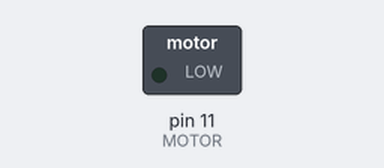
Recording of a sketch running on a simulated Arduino Uno, built with avr-gcc and run on an emulated ATmega328P. On the bench: switched loads named in the sketch (green lamp = pin HIGH).

Above: at 0.1 s.
At 1.1 s:
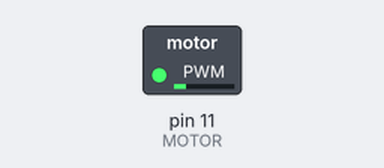
At 2.7 s:
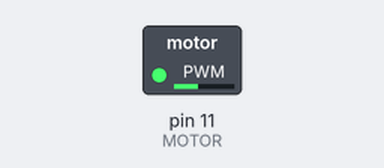
Timing chart, 0 to 5.0 s (numbered marks = the images above):
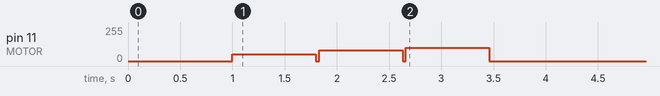

The sketch:

hydro-tower.ino
```cpp
const int MOTOR = 11;
const int RGBLED = 10;
const int POT = A0;

const int MOTOR_OK_FLOW = 110;
const int MOTOR_NOTIFICATION = 70;

const unsigned long SECOND = 1000;
const unsigned long MINUTE = 60 * SECOND;
const unsigned long HOUR = 60 * MINUTE;

const unsigned long PRERUN_NOTIFICATION = 1 * SECOND;
const unsigned long RUN_TIME = 3 * MINUTE - PRERUN_NOTIFICATION;
const unsigned long PAUSE_TIME = 10 * HOUR - RUN_TIME;
const unsigned long NIGHT_TIME = 14 * HOUR;
const unsigned long DAY_TIME = 24 * HOUR - NIGHT_TIME;
unsigned long DAY_RUN_TIME_COUNTER = 0;

void setup() {
// Serial.begin(115200);
      delay(1000);
      analogWrite(MOTOR, 50);
      delay(800);
      analogWrite(MOTOR, 0);
      delay(30);
      analogWrite(MOTOR, 80);
      delay(800);
      analogWrite(MOTOR, 0);
      delay(30);
      analogWrite(MOTOR, 100);
      delay(800);
      analogWrite(MOTOR, 0);
      delay(3000);
}

void loop() {
//  word pot_input = analogRead(POT) >> 2;
//  Serial.println(pot_input);
//  analogWrite(MOTOR, pot_input);

  digitalWrite(RGBLED, false);
  delay(NIGHT_TIME);
  DAY_RUN_TIME_COUNTER = 0;
  while(DAY_RUN_TIME_COUNTER < DAY_TIME) {
    digitalWrite(RGBLED, true);
    analogWrite(MOTOR, MOTOR_NOTIFICATION);
    delay(PRERUN_NOTIFICATION);
    analogWrite(MOTOR, MOTOR_OK_FLOW);
    delay(RUN_TIME);
    analogWrite(MOTOR, 0);
    delay(PAUSE_TIME);
    DAY_RUN_TIME_COUNTER += PRERUN_NOTIFICATION + RUN_TIME + PAUSE_TIME;
  }
}
```
